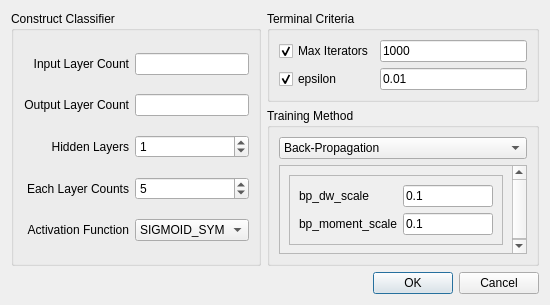
<?xml version="1.0" encoding="UTF-8"?>
<ui version="4.0">
 <class>MLPDialog</class>
 <widget class="QDialog" name="MLPDialog">
  <property name="geometry">
   <rect>
    <x>0</x>
    <y>0</y>
    <width>550</width>
    <height>305</height>
   </rect>
  </property>
  <property name="windowTitle">
   <string>MLP Training</string>
  </property>
  <layout class="QGridLayout" name="gridLayout">
   <item row="3" column="0" colspan="2">
    <widget class="QDialogButtonBox" name="buttonBox">
     <property name="orientation">
      <enum>Qt::Horizontal</enum>
     </property>
     <property name="standardButtons">
      <set>QDialogButtonBox::Cancel|QDialogButtonBox::Ok</set>
     </property>
    </widget>
   </item>
   <item row="0" column="1">
    <widget class="QGroupBox" name="groupBox_3">
     <property name="title">
      <string>Terminal Criteria</string>
     </property>
     <layout class="QGridLayout" name="gridLayout_4">
      <item row="0" column="0">
       <widget class="QCheckBox" name="checkBoxMax_iter">
        <property name="text">
         <string>Max Iterators</string>
        </property>
        <property name="checked">
         <bool>true</bool>
        </property>
       </widget>
      </item>
      <item row="1" column="0">
       <widget class="QCheckBox" name="checkBoxEpsilon">
        <property name="text">
         <string>epsilon</string>
        </property>
        <property name="checked">
         <bool>true</bool>
        </property>
       </widget>
      </item>
      <item row="0" column="1">
       <widget class="QLineEdit" name="lineEditMax_iter">
        <property name="text">
         <string>1000</string>
        </property>
       </widget>
      </item>
      <item row="1" column="1">
       <widget class="QLineEdit" name="lineEditEpsilon">
        <property name="text">
         <string>0.01</string>
        </property>
       </widget>
      </item>
     </layout>
    </widget>
   </item>
   <item row="0" column="0" rowspan="2">
    <widget class="QGroupBox" name="groupBox">
     <property name="title">
      <string>Construct Classifier</string>
     </property>
     <layout class="QGridLayout" name="gridLayout_2">
      <item row="5" column="1">
       <widget class="QComboBox" name="comboBoxActivationFunction">
        <property name="currentIndex">
         <number>1</number>
        </property>
        <item>
         <property name="text">
          <string>IDENTITY</string>
         </property>
        </item>
        <item>
         <property name="text">
          <string>SIGMOID_SYM</string>
         </property>
        </item>
        <item>
         <property name="text">
          <string>GAUSSIAN</string>
         </property>
        </item>
       </widget>
      </item>
      <item row="4" column="1">
       <widget class="QSpinBox" name="spinBoxEachLayerCounts">
        <property name="wrapping">
         <bool>false</bool>
        </property>
        <property name="minimum">
         <number>2</number>
        </property>
        <property name="value">
         <number>5</number>
        </property>
       </widget>
      </item>
      <item row="1" column="1">
       <widget class="QLineEdit" name="lineEditOutputLayerCount">
        <property name="readOnly">
         <bool>true</bool>
        </property>
       </widget>
      </item>
      <item row="0" column="1">
       <widget class="QLineEdit" name="lineEditInputLayerCount">
        <property name="readOnly">
         <bool>true</bool>
        </property>
       </widget>
      </item>
      <item row="0" column="0">
       <widget class="QLabel" name="label">
        <property name="text">
         <string>Input Layer Count</string>
        </property>
        <property name="alignment">
         <set>Qt::AlignRight|Qt::AlignTrailing|Qt::AlignVCenter</set>
        </property>
       </widget>
      </item>
      <item row="2" column="0">
       <widget class="QLabel" name="label_3">
        <property name="text">
         <string>Hidden Layers</string>
        </property>
        <property name="alignment">
         <set>Qt::AlignRight|Qt::AlignTrailing|Qt::AlignVCenter</set>
        </property>
       </widget>
      </item>
      <item row="1" column="0">
       <widget class="QLabel" name="label_2">
        <property name="text">
         <string>Output Layer Count</string>
        </property>
        <property name="alignment">
         <set>Qt::AlignRight|Qt::AlignTrailing|Qt::AlignVCenter</set>
        </property>
       </widget>
      </item>
      <item row="5" column="0">
       <widget class="QLabel" name="label_4">
        <property name="text">
         <string>Activation Function</string>
        </property>
        <property name="alignment">
         <set>Qt::AlignRight|Qt::AlignTrailing|Qt::AlignVCenter</set>
        </property>
       </widget>
      </item>
      <item row="2" column="1">
       <widget class="QSpinBox" name="spinBoxLayers">
        <property name="wrapping">
         <bool>false</bool>
        </property>
        <property name="minimum">
         <number>0</number>
        </property>
        <property name="value">
         <number>1</number>
        </property>
       </widget>
      </item>
      <item row="4" column="0">
       <widget class="QLabel" name="label_5">
        <property name="text">
         <string>Each Layer Counts</string>
        </property>
        <property name="alignment">
         <set>Qt::AlignRight|Qt::AlignTrailing|Qt::AlignVCenter</set>
        </property>
       </widget>
      </item>
     </layout>
    </widget>
   </item>
   <item row="1" column="1">
    <widget class="QGroupBox" name="groupBox_2">
     <property name="title">
      <string>Training Method</string>
     </property>
     <layout class="QGridLayout" name="gridLayout_3">
      <item row="0" column="0">
       <widget class="QComboBox" name="comboBoxTrainingMethod">
        <item>
         <property name="text">
          <string>Back-Propagation</string>
         </property>
        </item>
        <item>
         <property name="text">
          <string>RPROP</string>
         </property>
        </item>
       </widget>
      </item>
      <item row="1" column="0">
       <widget class="QScrollArea" name="scrollAreaTrainingMethod">
        <property name="widgetResizable">
         <bool>true</bool>
        </property>
        <widget class="QWidget" name="scrollAreaWidgetContents_2">
         <property name="geometry">
          <rect>
           <x>0</x>
           <y>0</y>
           <width>249</width>
           <height>114</height>
          </rect>
         </property>
         <layout class="QGridLayout" name="gridLayout_5">
          <item row="0" column="0">
           <widget class="QFrame" name="frameTrainingMethod">
            <property name="frameShape">
             <enum>QFrame::StyledPanel</enum>
            </property>
            <property name="frameShadow">
             <enum>QFrame::Raised</enum>
            </property>
            <layout class="QGridLayout" name="gridLayout_7">
             <item row="0" column="0">
              <widget class="QLabel" name="label_param1">
               <property name="text">
                <string>bp_dw_scale</string>
               </property>
              </widget>
             </item>
             <item row="0" column="1">
              <widget class="QLineEdit" name="lineEditParam1">
               <property name="text">
                <string>0.1</string>
               </property>
              </widget>
             </item>
             <item row="1" column="0">
              <widget class="QLabel" name="label_param2">
               <property name="text">
                <string>bp_moment_scale</string>
               </property>
              </widget>
             </item>
             <item row="1" column="1">
              <widget class="QLineEdit" name="lineEditParam2">
               <property name="text">
                <string>0.1</string>
               </property>
              </widget>
             </item>
            </layout>
           </widget>
          </item>
         </layout>
        </widget>
       </widget>
      </item>
     </layout>
    </widget>
   </item>
  </layout>
 </widget>
 <resources/>
 <connections>
  <connection>
   <sender>buttonBox</sender>
   <signal>accepted()</signal>
   <receiver>MLPDialog</receiver>
   <slot>accept()</slot>
   <hints>
    <hint type="sourcelabel">
     <x>248</x>
     <y>254</y>
    </hint>
    <hint type="destinationlabel">
     <x>157</x>
     <y>274</y>
    </hint>
   </hints>
  </connection>
  <connection>
   <sender>buttonBox</sender>
   <signal>rejected()</signal>
   <receiver>MLPDialog</receiver>
   <slot>reject()</slot>
   <hints>
    <hint type="sourcelabel">
     <x>316</x>
     <y>260</y>
    </hint>
    <hint type="destinationlabel">
     <x>286</x>
     <y>274</y>
    </hint>
   </hints>
  </connection>
 </connections>
</ui>
